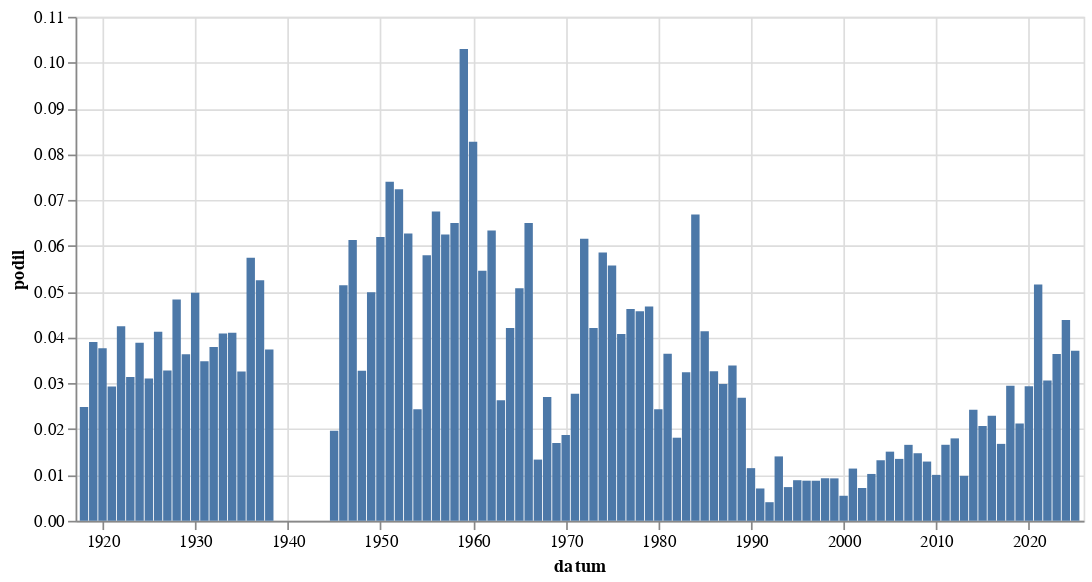

The notebook cell saved with this chart:
### Code cell
alt.Chart(
    hledej(" [Dd]ět[esi]").to_pandas(),
    width = 600
).mark_bar(
).encode(
    alt.X('datum:T'),
    alt.Y('podil:Q')
)

### Figure 1 — Vega-Lite specification as saved in the notebook (floating-point values rounded to 4 significant figures)
{"config": {"view": {"continuousWidth": 300, "continuousHeight": 300}}, "data": {"name": "data-d7e06a5cfbd7bc597fc700d6b5cdf0a4"}, "mark": {"type": "bar"}, "encoding": {"x": {"field": "datum", "type": "temporal"}, "y": {"field": "podil", "type": "quantitative"}}, "width": 600, "$schema": "https://vega.github.io/schema/vega-lite/v5.8.0.json", "datasets": {"data-d7e06a5cfbd7bc597fc700d6b5cdf0a4": [{"datum": "1918-01-01T00:00:00", "text": 16, "text_right": 644, "podil": 0.02484, "co": " [Dd]ět[esi]"}, {"datum": "1919-01-01T00:00:00", "text": 154, "text_right": 3946, "podil": 0.03903, "co": " [Dd]ět[esi]"}, {"datum": "1920-01-01T00:00:00", "text": 213, "text_right": 5656, "podil": 0.03766, "co": " [Dd]ět[esi]"}, {"datum": "1921-01-01T00:00:00", "text": 228, "text_right": 7785, "podil": 0.02929, "co": " [Dd]ět[esi]"}, {"datum": "1922-01-01T00:00:00", "text": 322, "text_right": 7580, "podil": 0.04248, "co": " [Dd]ět[esi]"}, {"datum": "1923-01-01T00:00:00", "text": 164, "text_right": 5228, "podil": 0.03137, "co": " [Dd]ět[esi]"}, {"datum": "1924-01-01T00:00:00", "text": 218, "text_right": 5606, "podil": 0.03889, "co": " [Dd]ět[esi]"}, {"datum": "1925-01-01T00:00:00", "text": 141, "text_right": 4541, "podil": 0.03105, "co": " [Dd]ět[esi]"}, {"datum": "1926-01-01T00:00:00", "text": 293, "text_right": 7099, "podil": 0.04127, "co": " [Dd]ět[esi]"}, {"datum": "1927-01-01T00:00:00", "text": 202, "text_right": 6160, "podil": 0.03279, "co": " [Dd]ět[esi]"}, {"datum": "1928-01-01T00:00:00", "text": 287, "text_right": 5941, "podil": 0.04831, "co": " [Dd]ět[esi]"}, {"datum": "1929-01-01T00:00:00", "text": 134, "text_right": 3684, "podil": 0.03637, "co": " [Dd]ět[esi]"}, {"datum": "1930-01-01T00:00:00", "text": 370, "text_right": 7437, "podil": 0.04975, "co": " [Dd]ět[esi]"}, {"datum": "1931-01-01T00:00:00", "text": 209, "text_right": 6002, "podil": 0.03482, "co": " [Dd]ět[esi]"}, {"datum": "1932-01-01T00:00:00", "text": 136, "text_right": 3586, "podil": 0.03793, "co": " [Dd]ět[esi]"}, {"datum": "1933-01-01T00:00:00", "text": 166, "text_right": 4059, "podil": 0.0409, "co": " [Dd]ět[esi]"}, {"datum": "1934-01-01T00:00:00", "text": 133, "text_right": 3242, "podil": 0.04102, "co": " [Dd]ět[esi]"}, {"datum": "1935-01-01T00:00:00", "text": 105, "text_right": 3221, "podil": 0.0326, "co": " [Dd]ět[esi]"}, {"datum": "1936-01-01T00:00:00", "text": 193, "text_right": 3361, "podil": 0.05742, "co": " [Dd]ět[esi]"}, {"datum": "1937-01-01T00:00:00", "text": 162, "text_right": 3087, "podil": 0.05248, "co": " [Dd]ět[esi]"}, {"datum": "1938-01-01T00:00:00", "text": 59, "text_right": 1578, "podil": 0.03739, "co": " [Dd]ět[esi]"}, {"datum": "1945-01-01T00:00:00", "text": 14, "text_right": 712, "podil": 0.01966, "co": " [Dd]ět[esi]"}, {"datum": "1946-01-01T00:00:00", "text": 144, "text_right": 2802, "podil": 0.05139, "co": " [Dd]ět[esi]"}, {"datum": "1947-01-01T00:00:00", "text": 152, "text_right": 2481, "podil": 0.06127, "co": " [Dd]ět[esi]"}, {"datum": "1948-01-01T00:00:00", "text": 82, "text_right": 2504, "podil": 0.03275, "co": " [Dd]ět[esi]"}, {"datum": "1949-01-01T00:00:00", "text": 41, "text_right": 822, "podil": 0.04988, "co": " [Dd]ět[esi]"}, {"datum": "1950-01-01T00:00:00", "text": 27, "text_right": 436, "podil": 0.06193, "co": " [Dd]ět[esi]"}, {"datum": "1951-01-01T00:00:00", "text": 27, "text_right": 365, "podil": 0.07397, "co": " [Dd]ět[esi]"}, {"datum": "1952-01-01T00:00:00", "text": 28, "text_right": 387, "podil": 0.07235, "co": " [Dd]ět[esi]"}, {"datum": "1953-01-01T00:00:00", "text": 18, "text_right": 287, "podil": 0.06272, "co": " [Dd]ět[esi]"}, {"datum": "1954-01-01T00:00:00", "text": 15, "text_right": 616, "podil": 0.02435, "co": " [Dd]ět[esi]"}, {"datum": "1955-01-01T00:00:00", "text": 12, "text_right": 207, "podil": 0.05797, "co": " [Dd]ět[esi]"}, {"datum": "1956-01-01T00:00:00", "text": 22, "text_right": 326, "podil": 0.06748, "co": " [Dd]ět[esi]"}, {"datum": "1957-01-01T00:00:00", "text": 21, "text_right": 336, "podil": 0.0625, "co": " [Dd]ět[esi]"}, {"datum": "1958-01-01T00:00:00", "text": 21, "text_right": 323, "podil": 0.06502, "co": " [Dd]ět[esi]"}, {"datum": "1959-01-01T00:00:00", "text": 31, "text_right": 301, "podil": 0.103, "co": " [Dd]ět[esi]"}, {"datum": "1960-01-01T00:00:00", "text": 33, "text_right": 399, "podil": 0.08271, "co": " [Dd]ět[esi]"}, {"datum": "1961-01-01T00:00:00", "text": 22, "text_right": 403, "podil": 0.05459, "co": " [Dd]ět[esi]"}, {"datum": "1962-01-01T00:00:00", "text": 14, "text_right": 221, "podil": 0.06335, "co": " [Dd]ět[esi]"}, {"datum": "1963-01-01T00:00:00", "text": 8, "text_right": 304, "podil": 0.02632, "co": " [Dd]ět[esi]"}, {"datum": "1964-01-01T00:00:00", "text": 32, "text_right": 760, "podil": 0.04211, "co": " [Dd]ět[esi]"}, {"datum": "1965-01-01T00:00:00", "text": 24, "text_right": 473, "podil": 0.05074, "co": " [Dd]ět[esi]"}, {"datum": "1966-01-01T00:00:00", "text": 34, "text_right": 523, "podil": 0.06501, "co": " [Dd]ět[esi]"}, {"datum": "1967-01-01T00:00:00", "text": 7, "text_right": 524, "podil": 0.01336, "co": " [Dd]ět[esi]"}, {"datum": "1968-01-01T00:00:00", "text": 54, "text_right": 1999, "podil": 0.02701, "co": " [Dd]ět[esi]"}, {"datum": "1969-01-01T00:00:00", "text": 24, "text_right": 1413, "podil": 0.01699, "co": " [Dd]ět[esi]"}, {"datum": "1970-01-01T00:00:00", "text": 18, "text_right": 960, "podil": 0.01875, "co": " [Dd]ět[esi]"}, {"datum": "1971-01-01T00:00:00", "text": 24, "text_right": 865, "podil": 0.02775, "co": " [Dd]ět[esi]"}, {"datum": "1972-01-01T00:00:00", "text": 37, "text_right": 601, "podil": 0.06156, "co": " [Dd]ět[esi]"}, {"datum": "1973-01-01T00:00:00", "text": 36, "text_right": 856, "podil": 0.04206, "co": " [Dd]ět[esi]"}, {"datum": "1974-01-01T00:00:00", "text": 47, "text_right": 803, "podil": 0.05853, "co": " [Dd]ět[esi]"}, {"datum": "1975-01-01T00:00:00", "text": 51, "text_right": 915, "podil": 0.05574, "co": " [Dd]ět[esi]"}, {"datum": "1976-01-01T00:00:00", "text": 27, "text_right": 662, "podil": 0.04079, "co": " [Dd]ět[esi]"}, {"datum": "1977-01-01T00:00:00", "text": 36, "text_right": 779, "podil": 0.04621, "co": " [Dd]ět[esi]"}, {"datum": "1978-01-01T00:00:00", "text": 38, "text_right": 831, "podil": 0.04573, "co": " [Dd]ět[esi]"}, {"datum": "1979-01-01T00:00:00", "text": 31, "text_right": 663, "podil": 0.04676, "co": " [Dd]ět[esi]"}, {"datum": "1980-01-01T00:00:00", "text": 18, "text_right": 740, "podil": 0.02432, "co": " [Dd]ět[esi]"}, {"datum": "1981-01-01T00:00:00", "text": 19, "text_right": 521, "podil": 0.03647, "co": " [Dd]ět[esi]"}, {"datum": "1982-01-01T00:00:00", "text": 14, "text_right": 772, "podil": 0.01813, "co": " [Dd]ět[esi]"}, {"datum": "1983-01-01T00:00:00", "text": 28, "text_right": 863, "podil": 0.03244, "co": " [Dd]ět[esi]"}, {"datum": "1984-01-01T00:00:00", "text": 47, "text_right": 703, "podil": 0.06686, "co": " [Dd]ět[esi]"}, {"datum": "1985-01-01T00:00:00", "text": 27, "text_right": 653, "podil": 0.04135, "co": " [Dd]ět[esi]"}, {"datum": "1986-01-01T00:00:00", "text": 16, "text_right": 490, "podil": 0.03265, "co": " [Dd]ět[esi]"}, {"datum": "1987-01-01T00:00:00", "text": 20, "text_right": 670, "podil": 0.02985, "co": " [Dd]ět[esi]"}, {"datum": "1988-01-01T00:00:00", "text": 31, "text_right": 914, "podil": 0.03392, "co": " [Dd]ět[esi]"}, {"datum": "1989-01-01T00:00:00", "text": 49, "text_right": 1825, "podil": 0.02685, "co": " [Dd]ět[esi]"}, {"datum": "1990-01-01T00:00:00", "text": 181, "text_right": 15752, "podil": 0.01149, "co": " [Dd]ět[esi]"}, {"datum": "1991-01-01T00:00:00", "text": 219, "text_right": 31045, "podil": 0.007054, "co": " [Dd]ět[esi]"}, {"datum": "1992-01-01T00:00:00", "text": 101, "text_right": 24879, "podil": 0.00406, "co": " [Dd]ět[esi]"}, {"datum": "1993-01-01T00:00:00", "text": 122, "text_right": 8681, "podil": 0.01405, "co": " [Dd]ět[esi]"}, {"datum": "1994-01-01T00:00:00", "text": 53, "text_right": 7203, "podil": 0.007358, "co": " [Dd]ět[esi]"}, {"datum": "1995-01-01T00:00:00", "text": 77, "text_right": 8693, "podil": 0.008858, "co": " [Dd]ět[esi]"}, {"datum": "1996-01-01T00:00:00", "text": 80, "text_right": 9139, "podil": 0.008754, "co": " [Dd]ět[esi]"}, {"datum": "1997-01-01T00:00:00", "text": 139, "text_right": 15895, "podil": 0.008745, "co": " [Dd]ět[esi]"}, {"datum": "1998-01-01T00:00:00", "text": 106, "text_right": 11413, "podil": 0.009288, "co": " [Dd]ět[esi]"}, {"datum": "1999-01-01T00:00:00", "text": 181, "text_right": 19544, "podil": 0.009261, "co": " [Dd]ět[esi]"}, {"datum": "2000-01-01T00:00:00", "text": 123, "text_right": 22514, "podil": 0.005463, "co": " [Dd]ět[esi]"}, {"datum": "2001-01-01T00:00:00", "text": 220, "text_right": 19300, "podil": 0.0114, "co": " [Dd]ět[esi]"}, {"datum": "2002-01-01T00:00:00", "text": 111, "text_right": 15504, "podil": 0.007159, "co": " [Dd]ět[esi]"}, {"datum": "2003-01-01T00:00:00", "text": 214, "text_right": 20928, "podil": 0.01023, "co": " [Dd]ět[esi]"}, {"datum": "2004-01-01T00:00:00", "text": 258, "text_right": 19522, "podil": 0.01322, "co": " [Dd]ět[esi]"}, {"datum": "2005-01-01T00:00:00", "text": 383, "text_right": 25379, "podil": 0.01509, "co": " [Dd]ět[esi]"}, {"datum": "2006-01-01T00:00:00", "text": 248, "text_right": 18354, "podil": 0.01351, "co": " [Dd]ět[esi]"}, {"datum": "2007-01-01T00:00:00", "text": 270, "text_right": 16287, "podil": 0.01658, "co": " [Dd]ět[esi]"}, {"datum": "2008-01-01T00:00:00", "text": 263, "text_right": 17835, "podil": 0.01475, "co": " [Dd]ět[esi]"}, {"datum": "2009-01-01T00:00:00", "text": 259, "text_right": 20031, "podil": 0.01293, "co": " [Dd]ět[esi]"}, {"datum": "2010-01-01T00:00:00", "text": 129, "text_right": 12869, "podil": 0.01002, "co": " [Dd]ět[esi]"}, {"datum": "2011-01-01T00:00:00", "text": 295, "text_right": 17781, "podil": 0.01659, "co": " [Dd]ět[esi]"}, {"datum": "2012-01-01T00:00:00", "text": 265, "text_right": 14732, "podil": 0.01799, "co": " [Dd]ět[esi]"}, {"datum": "2013-01-01T00:00:00", "text": 97, "text_right": 9881, "podil": 0.009817, "co": " [Dd]ět[esi]"}, {"datum": "2014-01-01T00:00:00", "text": 504, "text_right": 20781, "podil": 0.02425, "co": " [Dd]ět[esi]"}, {"datum": "2015-01-01T00:00:00", "text": 439, "text_right": 21226, "podil": 0.02068, "co": " [Dd]ět[esi]"}, {"datum": "2016-01-01T00:00:00", "text": 510, "text_right": 22255, "podil": 0.02292, "co": " [Dd]ět[esi]"}, {"datum": "2017-01-01T00:00:00", "text": 299, "text_right": 17808, "podil": 0.01679, "co": " [Dd]ět[esi]"}, {"datum": "2018-01-01T00:00:00", "text": 607, "text_right": 20582, "podil": 0.02949, "co": " [Dd]ět[esi]"}, {"datum": "2019-01-01T00:00:00", "text": 526, "text_right": 24751, "podil": 0.02125, "co": " [Dd]ět[esi]"}, {"datum": "2020-01-01T00:00:00", "text": 692, "text_right": 23572, "podil": 0.02936, "co": " [Dd]ět[esi]"}, {"datum": "2021-01-01T00:00:00", "text": 1041, "text_right": 20176, "podil": 0.0516, "co": " [Dd]ět[esi]"}, {"datum": "2022-01-01T00:00:00", "text": 638, "text_right": 20822, "podil": 0.03064, "co": " [Dd]ět[esi]"}, {"datum": "2023-01-01T00:00:00", "text": 908, "text_right": 24959, "podil": 0.03638, "co": " [Dd]ět[esi]"}, {"datum": "2024-01-01T00:00:00", "text": 1059, "text_right": 24168, "podil": 0.04382, "co": " [Dd]ět[esi]"}, {"datum": "2025-01-01T00:00:00", "text": 389, "text_right": 10482, "podil": 0.03711, "co": " [Dd]ět[esi]"}]}}
